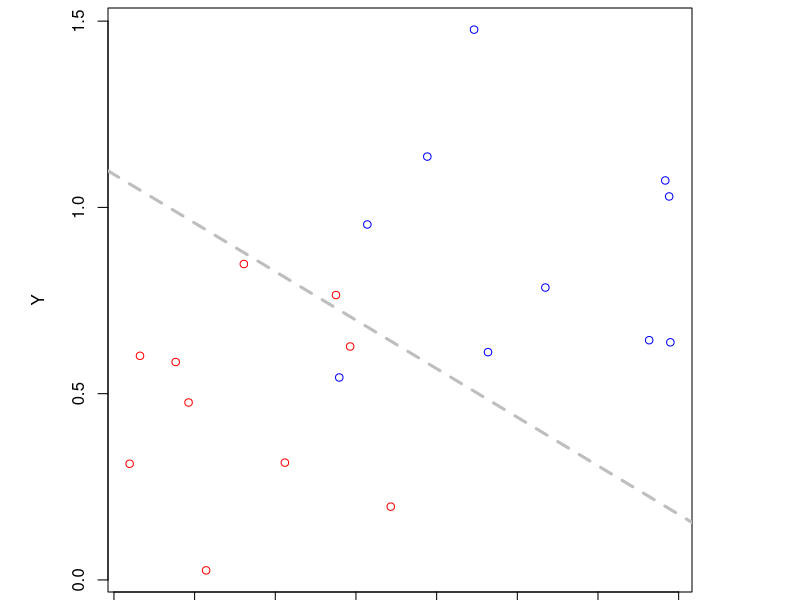

Reproduce this figure in R.
## ---- chunk 1
N = 10 # total number of data points each group
x_offset = 0.5 # group seperation on x axis
y_offset = 0.5 # group seperation on y axis

g1_x = runif(N, min = 0, max = 1)
g1_y = runif(N, min = 0, max = 1)

g2_x = runif(N, min = 0+x_offset, max = 1+x_offset)
g2_y = runif(N, min = 0+y_offset, max = 1+y_offset)

g_x = c(g1_x, g2_x)
g_y = c(g1_y, g2_y)
group = c(rep(-1,N), rep(1,N))

w0 = 0.1 # initial weitht
w1 = 0.2 # initial weight
w2 = 0.3 # initial weitht

M = 15            # number of epochs to run
eta = 0.005       # learning rate
th = 0.9          # threshold to stop
verbose = F   # whether detailed weight update info is printed

for (i in 1:M){
  ## We reshuffle the order of the datapoint for each epoch.
  index = 1:(2*N)
  index = sample(index)
  
  for (j in index){
    y_j = w0 + w1*g_x[j] + w2*g_y[j]
    if (y_j >= 0){
      pred_j = 1
    }else{
      pred_j = -1}
    
    w0 = w0 + eta*(group[j] - pred_j)*1.0
    w1 = w1 + eta*(group[j] - pred_j)*g_x[j]
    w2 = w2 + eta*(group[j] - pred_j)*g_y[j]
  }  
  y_all = w0 + w1*g_x + w2*g_y
  y_pred = y_all
  y_pred[y_all >= 0] = 1
  y_pred[y_all< 0] = -1
  
  acc = sum(y_pred == group)/length(group)
  if (acc >= th){
    break
  }
}     

y_all = w0 + w1*g_x + w2*g_y

y_pred = y_all
y_pred[y_all >= 0] = 1
y_pred[y_all< 0] = -1

acc = sum(y_pred == group)/length(group)
## ---- chunk 2
par(pty="s",
    mar = c(0.4, 0.4, 0.4, 0.4))
plot(g_x, g_y, type='n', xlab='X', ylab='Y')
points(g1_x, g1_y, col='red')
points(g2_x, g2_y, col='blue')
abline(a = -1.0*w0/w2, b = -1.0*w1/w2, col='gray', lwd=3, lty=2)
